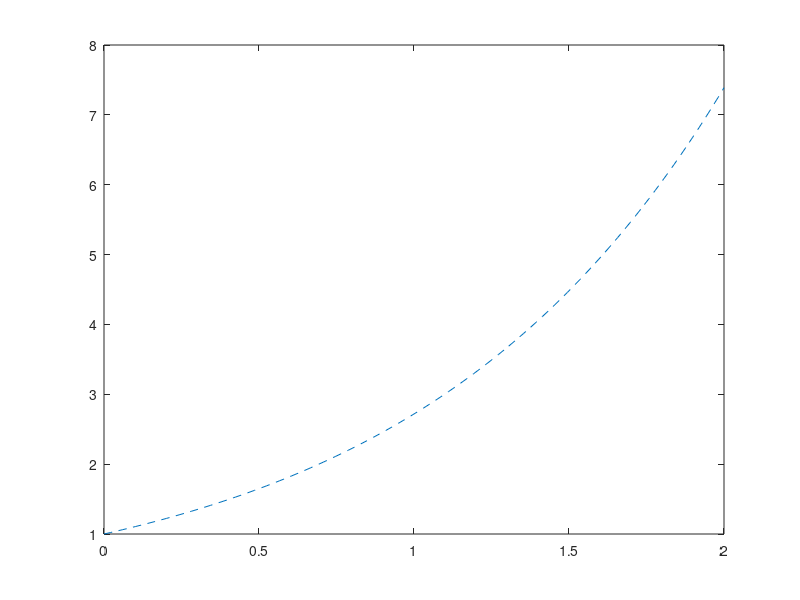
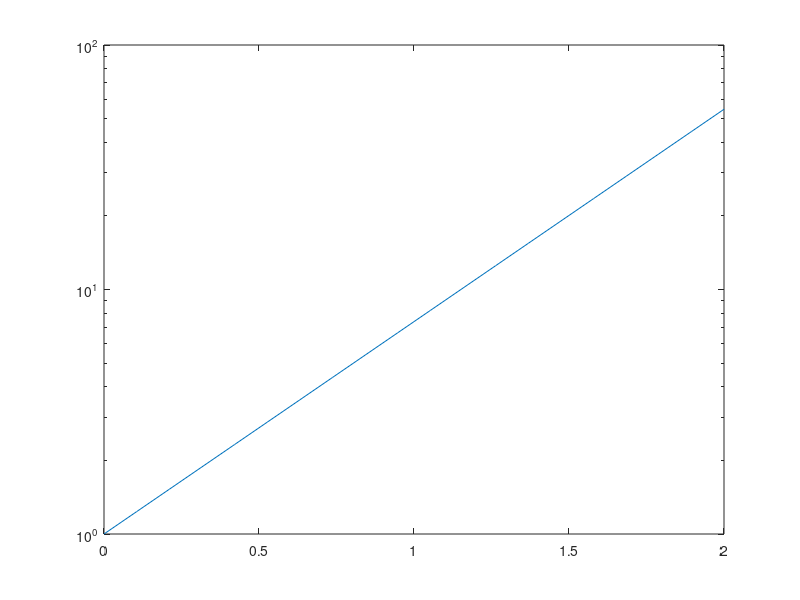

MATLAB code to generate these figures, in order: (Note: this script raises an error after producing the figures.)
%% Code examples

%% plot()
% plot, line specification

xx = linspace(0, 2, 100);
yy = exp(xx); % array evaluation of e^x
fig1 = figure;
plot(xx, yy, '--') % dashed

%% semilogy()
% "log-plot", modify properties

xx = linspace(0, 2, 20);
yy = exp(2 .* xx); % array evaluation of e^(2x)
fig2 = figure;
myplot = semilogy(xx, yy)
hold on % after log plot
myplot.LineStyle = ":"; % dotted
myplot.LineWidth = 2; % dotted
myplot.Color = "magenta";
myplot.Marker = ".";
myplot.MarkerSize = 20;
hold off

%% loglog()
% "log-log-plot", markers, legend

xx = logspace(1, 5, 15);
y2 = xx.^2; % array evaluation of x^2
y3 = xx.^3; % array evaluation of x^3
fig3 = figure;
loglog(xx, y2, '*', xx, y3, 'o') % point markers '*', 'o'
hold on % after log plot
legend('x^2','x^3','Location','northwest')
hold off

%% Logical indexing

xx = linspace(0,2.*pi,16);
ss = sin(xx);
cc = cos(xx);
ctX = cc/ss;   % A scalar? What does this do??? (WRONG)
ctg = cc./ss;  % cotangent(x) (RIGHT)
Defined = isfinite(ctg); % logical array
ctg(Defined); % values in array ctg for which Defined is 1 (true)
max(abs(ctg(Defined))) % max defined/finite value
max(abs(ctg))          % max of all values (incl. inf)